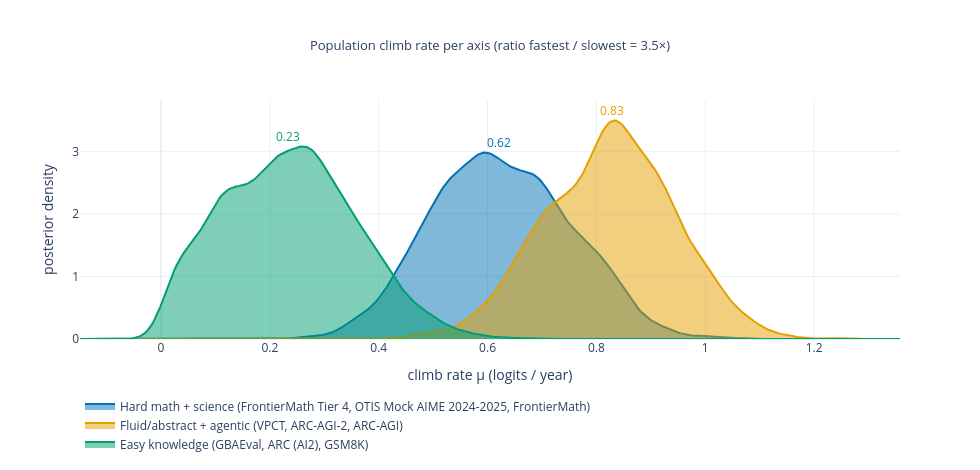

Source (notebook cell):
### Markdown cell above
### 7 · What BM did measure: per-axis climb rates differ **3.5×**.
Fluid/agentic capability climbs 0.83 logits/yr, hard math+science 0.62, easy knowledge 0.23.

### Code cell
fig = go.Figure()
grid = np.linspace(mu_pop.min() - 0.15, mu_pop.max() + 0.1, 400)
for k, colr in zip(range(3), [C["blue"], C["orange"], C["green"]]):
    dens = gaussian_kde(mu_pop[:, k])(grid)
    m = float(np.median(mu_pop[:, k]))
    fig.add_trace(go.Scatter(x=grid, y=dens, mode="lines", fill="tozeroy", name=LEG[k],
                             line=dict(color=colr, width=2), opacity=0.75,
                             hovertemplate="%{x:.2f} logits/yr<extra></extra>"))
    fig.add_annotation(x=m, y=float(dens.max()), text=f"{m:.2f}", showarrow=False, yshift=10,
                       font=dict(size=12, color=colr))
ratio = np.median(mu_pop[:, FLUID]) / np.median(mu_pop[:, EASY])
fig.update_layout(title=f"Population climb rate per axis (ratio fastest / slowest = {ratio:.1f}×)",
                  xaxis_title="climb rate μ (logits / year)", yaxis_title="posterior density",
                  height=470, width=980, legend=dict(orientation="h", y=-0.22))
show(fig, "p7_axis_rates")

### Figure 1 — Plotly figure (JSON) as saved in the notebook; plotly's stock layout.template omitted (floating-point values rounded to 4 significant figures; data arrays with more than 128 entries replaced by an {"elided": "..."} marker saying what was removed)
{"data": [{"fill": "tozeroy", "hovertemplate": "%{x:.2f} logits/yr<extra></extra>", "line": {"color": "#0072B2", "width": 2}, "mode": "lines", "name": "Hard math + science (FrontierMath Tier 4, OTIS Mock AIME 2024-2025, FrontierMath)", "opacity": 0.75, "type": "scatter", "x": {"elided": "400 float values"}, "y": {"elided": "400 float values"}}, {"fill": "tozeroy", "hovertemplate": "%{x:.2f} logits/yr<extra></extra>", "line": {"color": "#E69F00", "width": 2}, "mode": "lines", "name": "Fluid/abstract + agentic (VPCT, ARC-AGI-2, ARC-AGI)", "opacity": 0.75, "type": "scatter", "x": {"elided": "400 float values"}, "y": {"elided": "400 float values"}}, {"fill": "tozeroy", "hovertemplate": "%{x:.2f} logits/yr<extra></extra>", "line": {"color": "#009E73", "width": 2}, "mode": "lines", "name": "Easy knowledge (GBAEval, ARC (AI2), GSM8K)", "opacity": 0.75, "type": "scatter", "x": {"elided": "400 float values"}, "y": {"elided": "400 float values"}}], "layout": {"annotations": [{"font": {"color": "#0072B2", "size": 12}, "showarrow": false, "text": "0.62", "x": 0.6208, "y": 2.98, "yshift": 10}, {"font": {"color": "#E69F00", "size": 12}, "showarrow": false, "text": "0.83", "x": 0.8289, "y": 3.493, "yshift": 10}, {"font": {"color": "#009E73", "size": 12}, "showarrow": false, "text": "0.23", "x": 0.2341, "y": 3.076, "yshift": 10}], "height": 470, "legend": {"orientation": "h", "y": -0.22}, "title": {"font": {"size": 13}, "text": "Population climb rate per axis (ratio fastest / slowest = 3.5×)", "x": 0.5}, "width": 980, "xaxis": {"title": {"text": "climb rate μ (logits / year)"}}, "yaxis": {"title": {"text": "posterior density"}}}}
